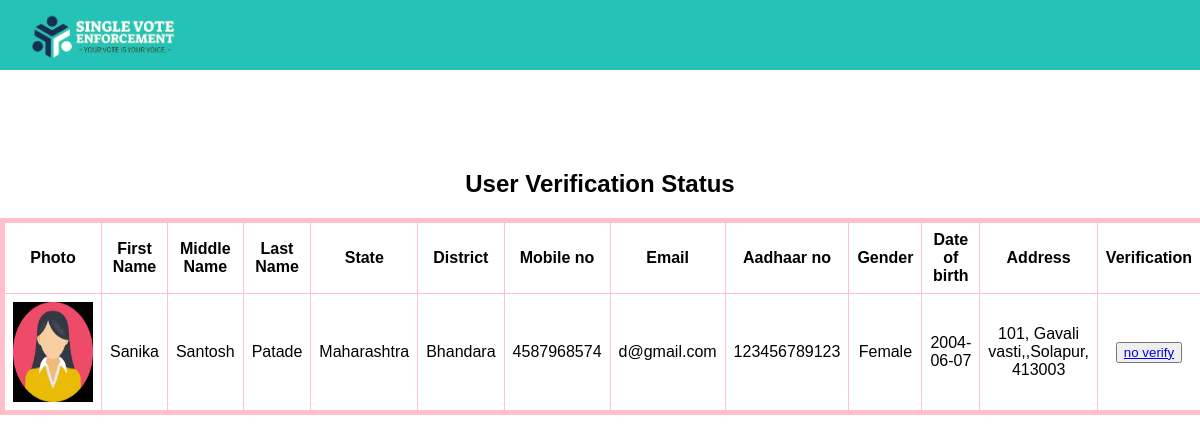
Page /verification.php?id=123456789123 on the committed database.
### tables this page shows
CREATE TABLE `voter_reg` (
  `v_epic_no` varchar(25) NOT NULL,
  `v_state` varchar(255) NOT NULL,
  `v_district` varchar(255) NOT NULL,
  `v_first_name` varchar(255) NOT NULL,
  `v_middle_name` varchar(256) NOT NULL,
  `v_surname` varchar(255) NOT NULL,
  `v_photo_file` varchar(255) NOT NULL,
  `v_relative` varchar(255) NOT NULL,
  `v_relative_name` varchar(255) NOT NULL,
  `v_relative_surname` varchar(255) NOT NULL,
  `v_mobile_no_type` varchar(255) NOT NULL,
  `v_mobile_no` bigint(15) NOT NULL,
  `v_mobile_otp` bigint(15) NOT NULL,
  `v_email_type` varchar(255) NOT NULL,
  `v_email_id` varchar(255) NOT NULL,
  `v_aadhaar_detail` varchar(255) NOT NULL,
  `v_aadhaar_no` bigint(15) NOT NULL,
  `v_gender` varchar(255) NOT NULL,
  `v_dob` date NOT NULL,
  `v_dob_proof_type` varchar(255) NOT NULL,
  `v_dob_proof_other` varchar(255) NOT NULL,
  `v_dob_proof_file` varchar(255) NOT NULL,
  `v_address_house_no` varchar(255) NOT NULL,
  `v_address_street` varchar(255) NOT NULL,
  `v_address_village` varchar(255) NOT NULL,
  `v_address_post_office` varchar(255) NOT NULL,
  `v_address_pin_code` bigint(15) NOT NULL,
  `v_address_tehsil` varchar(255) NOT NULL,
  `v_address_district` varchar(255) NOT NULL,
  `v_address_state` varchar(255) NOT NULL,
  `v_address_proof_type` varchar(255) NOT NULL,
  `v_address_proof_other` varchar(255) NOT NULL,
  `v_address_proof_file` varchar(255) NOT NULL,
  `v_category_of_disability` varchar(255) NOT NULL,
  `v_category_of_disability_other` varchar(255) NOT NULL,
  `v_percentage_of_disability` varchar(255) NOT NULL,
  `v_disability_certificate_attached` varchar(255) NOT NULL,
  `v_disability_certificate_file` varchar(255) NOT NULL,
  `v_family_member_name` varchar(255) NOT NULL,
  `v_family_member_relationship` varchar(255) NOT NULL,
  `v_family_member_epic` varchar(255) NOT NULL,
  `v_declaration_village` varchar(255) NOT NULL,
  `v_declaration_state` varchar(255) NOT NULL,
  `v_declaration_district` varchar(255) NOT NULL,
  `v_declaration_resident_date` date NOT NULL,
  `v_declaration_document` varchar(255) NOT NULL,
  `v_declaration_place` varchar(255) NOT NULL,
  `v_declaration_date` date NOT NULL,
  `v_captcha` varchar(255) NOT NULL,
  `v_qrcode` blob NOT NULL,
  `v_verify` varchar(255) DEFAULT NULL,
  `voting_status` varchar(255) DEFAULT NULL,
  `v_flag` int(9) NOT NULL
);

### verification.php (the view, shortened to what this page needs)
<?php
$aadharno = $_GET['id'];
$qry = mysql_query("SELECT * FROM voter.voter_reg WHERE v_aadhaar_no = '$aadharno'");
echo "<html>";
echo "<head>";
echo "</head>";
echo "<body>";
echo "<div class='nav'>";
echo "<nav>";
echo "<img src='mylogo1.png' alt='Logo'>";
echo "</nav>";
echo "</div>";
echo "</body>";
echo "</html>";
echo "<center>";
while ($row = mysql_fetch_array($qry)) {
    if ($row['v_verify'] == NULL) {
        echo "<center><h2><b>User Verification Status</b></h2></center>
        <table border='1'>
        <tr>
        <th>Photo</th>
        <th>First Name</th>
        <th>Middle Name</th>
        <th>Last Name</th>
        <th>State</th>
        <th>District</th>
        <th>Mobile no</th>
        <th>Email</th>
        <th>Aadhaar no</th>
        <th>Gender</th>
        <th>Date of birth</th>
        <th>Address</th>
        <th>Verification</th>
        </tr>";
        echo "<tr>";
        echo "<td><img src='" . $row['v_photo_file'] . "' height='100px' width='80px'></td>";
        echo "<td>" . $row["v_first_name"] . "<br>" . "</td>";
        echo "<td>" . $row["v_middle_name"] . "<br>" . "</td>";
        echo "<td>" . $row["v_surname"] . "<br>" . "</td>";
        echo "<td>" . $row["v_state"] . "<br>" . "</td>";
        echo "<td>" . $row["v_district"] . "<br>" . "</td>";
        echo "<td>" . $row["v_mobile_no"] . "<br>" . "</td>";
        echo "<td>" . $row["v_email_id"] . "<br>" . "</td>";
        echo "<td>" . $row["v_aadhaar_no"] . "<br>" . "</td>";
        echo "<td>" . $row["v_gender"] . "<br>" . "</td>";
        echo "<td>" . $row["v_dob"] . "<br>" . "</td>";
        echo "<td>" . $row["v_address_house_no"] . ", " . $row["v_address_street"] . "," . $row["v_address_village"] . ", " . $row["v_address_pin_code"] . "<br>" . "</td>";
        $verificationText = $row['v_verify'] == 'verified' ? 'verified' : 'no verify';
        echo "<td><center><button class='verify-button $verificationText'><a href='status.php?id=" . $row['v_aadhaar_no'] . "'>$verificationText</a></button></center></td>";
        echo "</tr>";
        echo "</table>";
    } else if ($row['v_verify'] == 'verified' && $row['voting_status'] == NULL) {
        if (isset($row['v_verify']) && $row['v_verify'] === 'verified' && isset($row['voting_status']) && $row['voting_status'] === 'voted') {
            header("Location: vote_successfully.php");
            exit();
        } else {
            echo "<center><h2>Your status is verified. You can now vote:</h2></center>";
            echo "<div class='content-container'>";
            $servername = 'localhost';
            $username = 'root';
            $password = '';
            $dbname = 'voter';
            $conn = new mysqli($servername, $username, $password, $dbname);
            if ($conn->connect_error) {
                die('Connection failed: ' . $conn->connect_error);
            }
            $sql = 'SELECT c_id,c_name,c_middle_name,c_last_name,c_party_photo FROM candidate';
            $result = $conn->query($sql);
            if ($result->num_rows > 0) {
                while ($row = $result->fetch_assoc()) {
                    echo "<div class='radio-container'>";
                    echo "<input type='radio' id='{$row['c_id']}' name='options' value='{$row['c_id']}'>";
                    echo "<label class='radio-label' for='{$row['c_id']}'>";
                    echo "<span class='id'>{$row['c_id']}</span>";
                    echo "<img class='radio-img' src='{$row['c_party_photo']}' alt='{$row['c_name']}'>";
                    echo "<div class='text-container'>";
                    echo "{$row['c_name']} {$row['c_middle_name']} {$row['c_last_name']}";
                    echo "</div>";
                    echo "</label>";
                    echo "</div>";
                }
            } else {
                echo '0 results';
            }
            $conn->close();
            echo "</div>";
            ?>
            <script>
                function verifyStatus(aadhaarNo) {
                    // Perform AJAX request to update verification status
                    var xhttp = new XMLHttpRequest();
                    xhttp.onreadystatechange = function () {
                        if (this.readyState == 4 && this.status == 200) {
                            alert("Verification successful. You can now vote.");
                            // Reload the page to display voting options
                            location.reload();
                        }
                    };
                    xhttp.open("GET", "update_verification.php?id=" + aadhaarNo, true);
                    xhttp.send();
                }
                // Event delegation to handle click events
                document.querySelector('.content-container').addEventListener('click', function (event) {
                    // Check if the clicked element is a radio button
                    if (event.target.type === 'radio') {
                        selectRadio(event.target.id); // Call the function to select the radio button
                    }
                });
                function selectRadio(id) {
                    var radio = document.getElementById(id);
                    if (radio) {
                        radio.checked = true;
                        confirmVote(id); // Call the function to confirm vote with candidate ID
                    }
                };
                function confirmVote(candidateId) {
                    var confirmed = confirm("Are you sure you want to vote for this candidate?");
                    if (confirmed) {
                        alert("Voting completed!");
                        // Set the voted status to 'voted'
                        var xhttp = new XMLHttpRequest();
                        xhttp.onreadystatechange = function () {
                            if (this.readyState == 4 && this.status == 200) {
                                console.log("Voting status updated");
                                window.location.href = "camera_scanner.php";
                            }
                        };
                        xhttp.open("GET", "update_voting_status.php?id=<?php echo $aadharno; ?>", true);
                        xhttp.send();
                        // Send the selected candidate ID to the server for storage
                        storeVote(candidateId);
                    }
                };
                function storeVote(candidateId) {
                    // Create an XMLHttpRequest object
                    var xhttp = new XMLHttpRequest();
                    // Define the function to handle the response from the server
                    xhttp.onreadystatechange = function () {
                        if (this.readyState == 4 && this.status == 200) {
                            // Display any response from the server (optional)
                            console.log(this.responseText);
                        }
                    };
                    // Open a connection to the server
                    xhttp.open("GET", "store_vote.php?id=" + candidateId, true);
                    // Send the request
                    xhttp.send();
                }
            </script>
            <?php
        }
    } elseif ($row['v_verify'] == 'verified' && $row['voting_status'] == 'voted') {
        header("Location: vote_sussefully.php");
        exit();
    }
}
echo "</center>";
?>

### rows in the picture
voter_reg: v_photo_file (picture), v_first_name "Sanika", v_middle_name "Santosh", v_surname "Patade", v_state "Maharashtra", v_district "Bhandara", v_mobile_no "4587968574", v_email "d@gmail.com", v_aadhaar_no "123456789123", v_gender "Female", v_dob "2004-06-07", v_address_house_no "101", v_address_street "Gavali vasti,", v_address_village "Solapur", v_address_pin_code "413003", v_verify "no verify"
